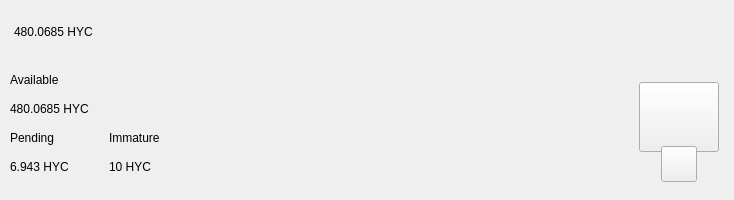
<?xml version="1.0" encoding="UTF-8"?>
<ui version="4.0">
  <class>TopBar</class>
  <widget class="QWidget" name="TopBar">
    <property name="geometry">
      <rect>
        <x>0</x>
        <y>0</y>
        <width>734</width>
        <height>200</height>
      </rect>
    </property>
    <property name="minimumSize">
      <size>
        <width>0</width>
        <height>200</height>
      </size>
    </property>
    <property name="maximumSize">
      <size>
        <width>16777215</width>
        <height>200</height>
      </size>
    </property>
    <property name="windowTitle">
      <string>Form</string>
    </property>
    <layout class="QVBoxLayout" name="verticalLayout_10" stretch="0">
      <property name="spacing">
        <number>0</number>
      </property>
      <property name="leftMargin">
        <number>0</number>
      </property>
      <property name="topMargin">
        <number>0</number>
      </property>
      <property name="rightMargin">
        <number>0</number>
      </property>
      <property name="bottomMargin">
        <number>0</number>
      </property>
      <item>
        <widget class="PFBorderImage" name="containerTop">
          <layout class="QVBoxLayout" name="verticalLayout_11">
            <property name="spacing">
              <number>0</number>
            </property>
            <property name="leftMargin">
              <number>0</number>
            </property>
            <property name="topMargin">
              <number>0</number>
            </property>
            <property name="rightMargin">
              <number>0</number>
            </property>
            <property name="bottomMargin">
              <number>0</number>
            </property>
            <item>
              <widget class="QWidget" name="top_container_2" native="true">
                <property name="minimumSize">
                  <size>
                    <width>0</width>
                    <height>65</height>
                  </size>
                </property>
                <layout class="QHBoxLayout" name="top_container">
                  <property name="spacing">
                    <number>0</number>
                  </property>
                  <property name="leftMargin">
                    <number>14</number>
                  </property>
                  <property name="topMargin">
                    <number>0</number>
                  </property>
                  <property name="rightMargin">
                    <number>14</number>
                  </property>
                  <property name="bottomMargin">
                    <number>0</number>
                  </property>
                  <item alignment="Qt::AlignVCenter">
                    <widget class="QWidget" name="widgetTopAmount" native="true">
                      <property name="sizePolicy">
                        <sizepolicy hsizetype="Preferred" vsizetype="Maximum">
                          <horstretch>0</horstretch>
                          <verstretch>0</verstretch>
                        </sizepolicy>
                      </property>
                      <layout class="QHBoxLayout" name="horizontalLayout_5">
                        <property name="spacing">
                          <number>0</number>
                        </property>
                        <property name="leftMargin">
                          <number>0</number>
                        </property>
                        <property name="topMargin">
                          <number>0</number>
                        </property>
                        <property name="rightMargin">
                          <number>0</number>
                        </property>
                        <property name="bottomMargin">
                          <number>0</number>
                        </property>
                        <item alignment="Qt::AlignTop">
                          <widget class="QLabel" name="labelAmountTopHyc">
                            <property name="minimumSize">
                              <size>
                                <width>0</width>
                                <height>36</height>
                              </size>
                            </property>
                            <property name="styleSheet">
                              <string notr="true">padding:0px;margin:0px;</string>
                            </property>
                            <property name="text">
                              <string notr="true">480.0685 HYC</string>
                            </property>
                          </widget>
                        </item>
                      </layout>
                    </widget>
                  </item>
                  <item>
                    <spacer name="horizontalSpacer">
                      <property name="orientation">
                        <enum>Qt::Horizontal</enum>
                      </property>
                      <property name="sizeHint" stdset="0">
                        <size>
                          <width>40</width>
                          <height>20</height>
                        </size>
                      </property>
                    </spacer>
                  </item>
                  <item>
                    <layout class="QHBoxLayout" name="horizontalLayout_4">
                      <property name="spacing">
                        <number>12</number>
                      </property>
                      <property name="rightMargin">
                        <number>0</number>
                      </property>
                      <item alignment="Qt::AlignRight">
                        <widget class="QWidget" name="layoutSync" native="true">
                          <property name="minimumSize">
                            <size>
                              <width>0</width>
                              <height>36</height>
                            </size>
                          </property>
                          <property name="maximumSize">
                            <size>
                              <width>16777215</width>
                              <height>36</height>
                            </size>
                          </property>
                          <layout class="QVBoxLayout" name="verticalLayout_9">
                            <property name="leftMargin">
                              <number>0</number>
                            </property>
                            <property name="topMargin">
                              <number>0</number>
                            </property>
                            <property name="rightMargin">
                              <number>0</number>
                            </property>
                            <property name="bottomMargin">
                              <number>0</number>
                            </property>
                            <item>
                              <widget class="ExpandableButton" name="pushButtonSync" native="true">
                                <property name="minimumSize">
                                  <size>
                                    <width>36</width>
                                    <height>36</height>
                                  </size>
                                </property>
                                <property name="maximumSize">
                                  <size>
                                    <width>16777215</width>
                                    <height>36</height>
                                  </size>
                                </property>
                              </widget>
                            </item>
                          </layout>
                        </widget>
                      </item>
                      <item>
                        <widget class="ExpandableButton" name="pushButtonHDUpgrade" native="true">
                          <property name="minimumSize">
                            <size>
                              <width>36</width>
                              <height>36</height>
                            </size>
                          </property>
                        </widget>
                      </item>
                      <item>
                        <widget class="ExpandableButton" name="pushButtonStack" native="true">
                          <property name="minimumSize">
                            <size>
                              <width>36</width>
                              <height>36</height>
                            </size>
                          </property>
                        </widget>
                      </item>
                      <item>
                        <widget class="ExpandableButton" name="pushButtonColdStaking" native="true">
                          <property name="minimumSize">
                            <size>
                              <width>36</width>
                              <height>36</height>
                            </size>
                          </property>
                        </widget>
                      </item>
                      <item>
                        <widget class="ExpandableButton" name="pushButtonConnection" native="true">
                          <property name="minimumSize">
                            <size>
                              <width>36</width>
                              <height>36</height>
                            </size>
                          </property>
                        </widget>
                      </item>
                      <item>
                        <widget class="ExpandableButton" name="pushButtonTor" native="true">
                          <property name="minimumSize">
                            <size>
                              <width>36</width>
                              <height>36</height>
                            </size>
                          </property>
                        </widget>
                      </item>
                      <item>
                        <widget class="ExpandableButton" name="pushButtonLock" native="true">
                          <property name="sizePolicy">
                            <sizepolicy hsizetype="Expanding" vsizetype="Expanding">
                              <horstretch>0</horstretch>
                              <verstretch>0</verstretch>
                            </sizepolicy>
                          </property>
                          <property name="minimumSize">
                            <size>
                              <width>36</width>
                              <height>0</height>
                            </size>
                          </property>
                        </widget>
                      </item>
                      <item>
                        <widget class="ExpandableButton" name="pushButtonTheme" native="true">
                          <property name="minimumSize">
                            <size>
                              <width>36</width>
                              <height>36</height>
                            </size>
                          </property>
                          <property name="maximumSize">
                            <size>
                              <width>16777215</width>
                              <height>36</height>
                            </size>
                          </property>
                        </widget>
                      </item>
                      <item>
                        <widget class="ExpandableButton" name="pushButtonFAQ" native="true">
                          <property name="minimumSize">
                            <size>
                              <width>36</width>
                              <height>36</height>
                            </size>
                          </property>
                        </widget>
                      </item>
                    </layout>
                  </item>
                </layout>
              </widget>
            </item>
            <item>
              <widget class="QWidget" name="bottom_container" native="true">
                <property name="minimumSize">
                  <size>
                    <width>0</width>
                    <height>135</height>
                  </size>
                </property>
                <layout class="QHBoxLayout" name="botton_container">
                  <property name="leftMargin">
                    <number>10</number>
                  </property>
                  <property name="topMargin">
                    <number>0</number>
                  </property>
                  <property name="rightMargin">
                    <number>10</number>
                  </property>
                  <property name="bottomMargin">
                    <number>10</number>
                  </property>
                  <item>
                    <layout class="QHBoxLayout" name="horizontalLayout_3">
                      <property name="bottomMargin">
                        <number>9</number>
                      </property>
                      <item>
                        <layout class="QVBoxLayout" name="verticalLayout_7">
                          <property name="spacing">
                            <number>0</number>
                          </property>
                          <property name="leftMargin">
                            <number>0</number>
                          </property>
                          <property name="rightMargin">
                            <number>30</number>
                          </property>
                          <item>
                            <layout class="QVBoxLayout" name="verticalLayout_2">
                              <item>
                                <widget class="QLabel" name="labelTitle1">
                                  <property name="text">
                                    <string>Available</string>
                                  </property>
                                </widget>
                              </item>
                              <item>
                                <widget class="QLabel" name="labelAmountHyc">
                                  <property name="text">
                                    <string notr="true">480.0685 HYC</string>
                                  </property>
                                </widget>
                              </item>
                            </layout>
                          </item>
                          <item>
                            <layout class="QHBoxLayout" name="horizontalLayout_2">
                              <property name="spacing">
                                <number>0</number>
                              </property>
                              <item>
                                <layout class="QVBoxLayout" name="verticalLayout_3">
                                  <item>
                                    <widget class="QLabel" name="labelTitle3">
                                      <property name="text">
                                        <string>Pending</string>
                                      </property>
                                    </widget>
                                  </item>
                                  <item>
                                    <widget class="QLabel" name="labelPendingHyc">
                                      <property name="text">
                                        <string notr="true">6.943 HYC</string>
                                      </property>
                                    </widget>
                                  </item>
                                </layout>
                              </item>
                              <item>
                                <spacer name="horizontalSpacer_3">
                                  <property name="orientation">
                                    <enum>Qt::Horizontal</enum>
                                  </property>
                                  <property name="sizeType">
                                    <enum>QSizePolicy::Fixed</enum>
                                  </property>
                                  <property name="sizeHint" stdset="0">
                                    <size>
                                      <width>40</width>
                                      <height>20</height>
                                    </size>
                                  </property>
                                </spacer>
                              </item>
                              <item>
                                <layout class="QVBoxLayout" name="verticalLayout_4">
                                  <item>
                                    <widget class="QLabel" name="labelTitle4">
                                      <property name="text">
                                        <string>Immature</string>
                                      </property>
                                    </widget>
                                  </item>
                                  <item>
                                    <widget class="QLabel" name="labelImmatureHyc">
                                      <property name="text">
                                        <string notr="true">10 HYC</string>
                                      </property>
                                    </widget>
                                  </item>
                                </layout>
                              </item>
                            </layout>
                          </item>
                        </layout>
                      </item>
                    </layout>
                  </item>
                  <item>
                    <spacer name="horizontalSpacer_2">
                      <property name="orientation">
                        <enum>Qt::Horizontal</enum>
                      </property>
                      <property name="sizeHint" stdset="0">
                        <size>
                          <width>40</width>
                          <height>20</height>
                        </size>
                      </property>
                    </spacer>
                  </item>
                  <item alignment="Qt::AlignHCenter|Qt::AlignVCenter">
                    <widget class="QWidget" name="qrContainer" native="true">
                      <property name="sizePolicy">
                        <sizepolicy hsizetype="Preferred" vsizetype="Minimum">
                          <horstretch>0</horstretch>
                          <verstretch>0</verstretch>
                        </sizepolicy>
                      </property>
                      <property name="minimumSize">
                        <size>
                          <width>90</width>
                          <height>110</height>
                        </size>
                      </property>
                      <property name="maximumSize">
                        <size>
                          <width>90</width>
                          <height>110</height>
                        </size>
                      </property>
                      <layout class="QVBoxLayout" name="containerQR">
                        <property name="spacing">
                          <number>0</number>
                        </property>
                        <property name="leftMargin">
                          <number>5</number>
                        </property>
                        <property name="topMargin">
                          <number>10</number>
                        </property>
                        <property name="rightMargin">
                          <number>5</number>
                        </property>
                        <property name="bottomMargin">
                          <number>0</number>
                        </property>
                        <item>
                          <widget class="QPushButton" name="btnQr">
                            <property name="minimumSize">
                              <size>
                                <width>70</width>
                                <height>70</height>
                              </size>
                            </property>
                            <property name="maximumSize">
                              <size>
                                <width>16777215</width>
                                <height>70</height>
                              </size>
                            </property>
                            <property name="focusPolicy">
                              <enum>Qt::NoFocus</enum>
                            </property>
                            <property name="text">
                              <string/>
                            </property>
                            <property name="iconSize">
                              <size>
                                <width>70</width>
                                <height>70</height>
                              </size>
                            </property>
                          </widget>
                        </item>
                        <item>
                          <spacer name="verticalSpacer">
                            <property name="orientation">
                              <enum>Qt::Vertical</enum>
                            </property>
                            <property name="sizeType">
                              <enum>QSizePolicy::Fixed</enum>
                            </property>
                            <property name="sizeHint" stdset="0">
                              <size>
                                <width>20</width>
                                <height>20</height>
                              </size>
                            </property>
                          </spacer>
                        </item>
                        <item alignment="Qt::AlignHCenter|Qt::AlignBottom">
                          <widget class="QPushButton" name="pushButtonQR">
                            <property name="minimumSize">
                              <size>
                                <width>36</width>
                                <height>36</height>
                              </size>
                            </property>
                            <property name="maximumSize">
                              <size>
                                <width>36</width>
                                <height>36</height>
                              </size>
                            </property>
                            <property name="focusPolicy">
                              <enum>Qt::NoFocus</enum>
                            </property>
                            <property name="text">
                              <string/>
                            </property>
                          </widget>
                        </item>
                      </layout>
                    </widget>
                  </item>
                </layout>
              </widget>
            </item>
          </layout>
        </widget>
      </item>
    </layout>
  </widget>
  <customwidgets>
    <customwidget>
      <class>ExpandableButton</class>
      <extends>QWidget</extends>
      <header>qt/hempycoin/expandablebutton.h</header>
      <container>1</container>
    </customwidget>
    <customwidget>
      <class>PFBorderImage</class>
      <extends>QFrame</extends>
      <header>qt/hempycoin/pfborderimage.h</header>
      <container>1</container>
    </customwidget>
  </customwidgets>
  <resources/>
  <connections/>
</ui>
